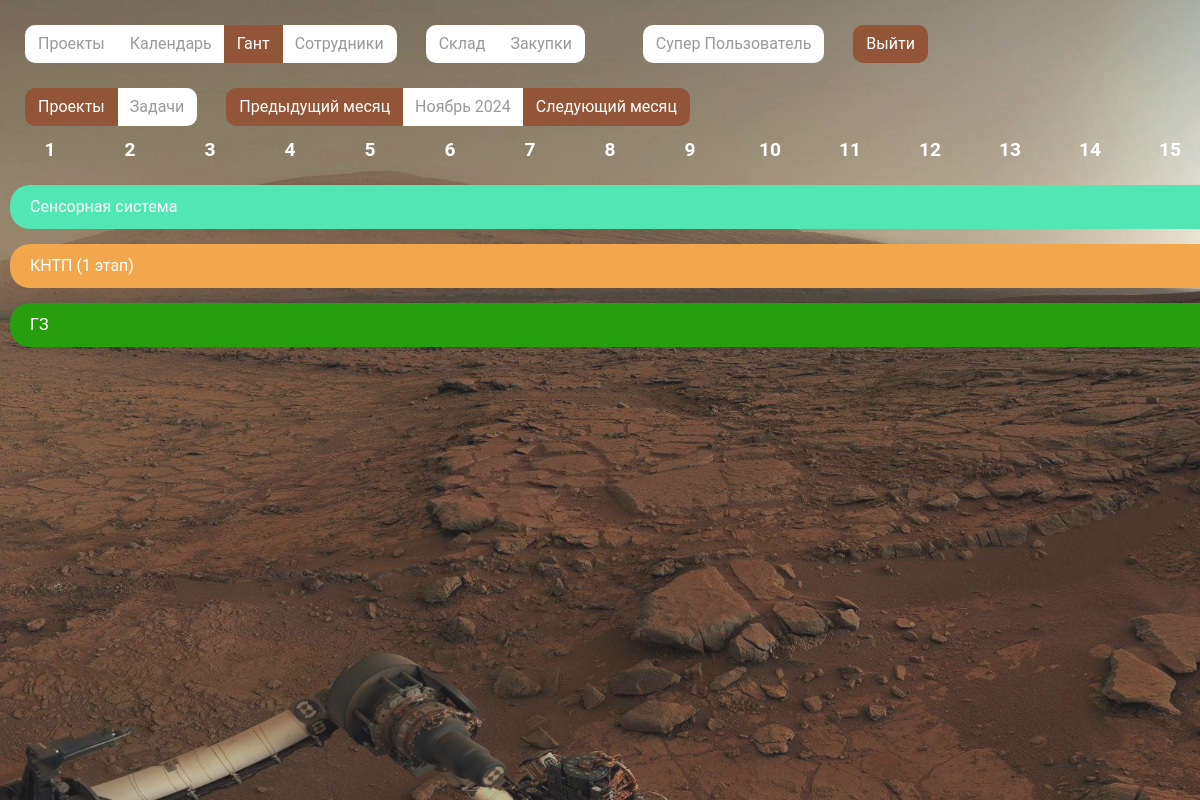
/gantt/ (signed in), run on the app's committed database.
### crm/models.py (models this page shows, shortened)
class Project(models.Model):
    class Meta:
        db_table = "projects"
        verbose_name = "Проект"
        verbose_name_plural = "Проекты"
    title = models.CharField(verbose_name="Название", max_length=500)
    description = models.TextField(verbose_name="Описание", blank=True)
    date_add = models.DateField(verbose_name="Дата начала")
    deadline = models.DateField(verbose_name="Дата сдачи", blank=True)
    is_done = models.BooleanField(verbose_name="Выполнено")

### crm/views.py (the view, shortened to what this page needs)
# urls.py: path('gantt/', gantt, name='gantt'),
def gantt(request):
    user_info = {
        "AddLab": request.user.groups.filter(name='AddLab').exists() if request.user.is_authenticated else False,
        "CaramLab": request.user.groups.filter(name='Ceramist').exists() if request.user.is_authenticated else False,
        "PurS": request.user.groups.filter(name='purchasing_specialist').exists() if request.user.is_authenticated else False,
    }
    global range_lvl
    global lvl
    range_lvl = request.GET.get("range", range_lvl)
    lvl = request.GET.get("lvl", lvl)
    column_names= [i for i in range(1, 32)]
    button_state = {"projects": "", "tasks": ""}
    button_state[lvl] = "active"
    current_date = datetime.datetime.now()
    current_year = int(request.GET.get("year", current_date.year))
    current_month = int(request.GET.get("month", current_date.month))
    month_start = f"1.{current_month}.{current_year}"
    month_name = [
        "Январь", "Февраль", "Март", "Апрель", "Май", "Июнь", "Июль", "Август", "Сентябрь", "Октябрь", "Ноябрь", "Декабрь"
    ]
    date_active = {"year": current_year, "month": current_month, "month_name": month_name[current_month-1]}
    if current_month != 12:
        month_end = f"1.{current_month+1}.{current_year}"
    else:
        month_end = f"1.1.{current_year+1}"
    month_start = datetime.datetime.strptime(month_start, '%d.%m.%Y')
    month_end = datetime.datetime.strptime(month_end, '%d.%m.%Y')
    line_inf = []
    if lvl == "projects":
        projects_inf = Project.objects.filter(deadline__gte=month_start, date_add__lte=month_end, is_done=False)
        for i in projects_inf:
            second_layer = []
            get_tasks = Task.objects.filter(deadline__gte=month_start, date_add__lte=month_end, main_project_id=i, is_done=False)
            first_layer = {
                "title": i.title,
                "hint": f"с {i.date_add.strftime('%d.%m.%Y')} по {i.deadline.strftime('%d.%m.%Y')}",
                "start_tag": "1" if i.date_add.month < current_month or i.deadline.year < current_year else i.date_add.day,
                "end_tag": "31" if i.deadline.month > current_month or i.deadline.year > current_year else i.deadline.day
            }
            line_inf.append({"color": generate_random_hex(),
                             "first_layer": first_layer,
                             "second_layer": second_layer})
    nav_state = {"projects": "",
                 "hant": "active",
                 "calendar": "",
                 "employees": "",
                 "warehouse": "",
                 "purchase":  ""
                 }
    data = {
        "nav": nav_state,
        "b_s": button_state,
        "c_n": column_names,
        "infos": line_inf,
        "date_active": date_active,
        "user_info": user_info,
    }
    return render(request, 'gantt.html', data)

### crm/views.py (called while the page is built)
def generate_random_hex():
    random_number = random.randrange(0, 16777215)
    hex_number = hex(random_number)[2:]
    res_hex = ['0', '0', '0', '0', '0', '0']
    for i in range(-1, -1*len(hex_number)-1, -1):
        res_hex[i] = hex_number[i]
    res_hex = '#' + ''.join(res_hex)
    return res_hex

### templates/gantt.html (shortened to what this page needs)
{% extends "base.html" %} {% block content %}
<br>
<div class="btn-group" role="group" aria-label="Basic example">
  <a href="{% url "gantt" %}?lvl=projects" type="button" class="btn btn-custom {{b_s.projects}}">Проекты</a>
  <a href="{% url "gantt" %}?lvl=tasks" type="button" class="btn btn-custom {{b_s.tasks}}">Задачи</a>
</div>
<div class="btn-group" role="group" aria-label="Basic example">
  {% if  date_active.month > 1%}
  <a class="btn btn-custom active" href="{% url "gantt" %}?year={{date_active.year}}&month={{date_active.month|add:-1}}">Предыдущий месяц</a>
  {% else %}
  <a class="btn btn-custom active" href="{% url "gantt" %}?year={{date_active.year|add:-1}}&month={{12}}">Предыдущий месяц</a>
  {% endif %}
  <a class="btn btn-custom">{{date_active.month_name}} {{date_active.year}}</a>
  {% if  date_active.month < 12%}
  <a class="btn btn-custom active" href="{% url "gantt" %}?year={{date_active.year}}&month={{date_active.month|add:1}}">Следующий месяц</a>
  {% else %}
  <a class="btn btn-custom active" href="{% url "gantt" %}?year={{date_active.year|add:1}}&month={{1}}">Следующий месяц</a>
  {% endif %}
</div>
<section class="slider">
<div class="chart-wrapper">
    <ul class="chart-values">
      {% for name in c_n %}
      <li>{{name}}</li>
      {% endfor %}
    </ul>
    <ul class="chart-bars">
      {% for line in infos %}
      <li
        class="gantinf"
        data-tooltip="{{line.first_layer.hint}}"
        data-duration="{{line.first_layer.start_tag}}-{{line.first_layer.end_tag}}"
        data-color="{{line.color}}"
      >
        {{line.first_layer.title}}
      </li>
      {% endfor %}
    </ul>
  </div>
</div>
  {% endblock content %}

### templates/inc/_nav.html (shortened to what this page needs)
<div class="container mt-0 mr-0 ml-0" style="padding: 0">
  {% if user_info.AddLab %}
  <div class="btn-group" role="group" aria-label="Basic example">
    <a href="{% url "projects" %}" type="button" class="btn btn-custom {{nav.projects}}">Проекты</a>
    <a href="{% url "calendar" %}" type="button" class="btn btn-custom {{nav.calendar}}">Календарь</a>
    <a href="{% url "gantt" %}" type="button" class="btn btn-custom {{nav.hant}}">Гант</a>
    <a href="{% url "staff" %}" type="button" class="btn btn-custom {{nav.employees}}">Сотрудники</a>
  </div>
  <div class="btn-group" role="group" aria-label="Basic example">
    <a href="{% url "warehouse" %}" type="button" class="btn btn-custom {{nav.warehouse}}">Склад</a>
    <a href="{% url "purchase" "purchase"%}" type="button" class="btn btn-custom {{nav.purchase}}">Закупки</a>
  </div>
  {% endif %}
  {% if user.is_authenticated %}
  <div class="btn-group" role="group" aria-label="Basic example">
  <a class="btn btn-custom">{{ user.first_name }} {{ user.last_name }} </a>
  </div>
  {% endif %}
  <div class="btn-group" role="group" aria-label="Basic example">
  {% if user.is_authenticated %}
  <form method="post" action="{% url 'logout' %}">
    <button type="submit" class="btn btn-custom active">Выйти</button>
  </form>
  {% else %}
  <form method="post" action="{% url 'login' %}">
    {% csrf_token %}
    <button type="submit" class="btn btn-custom active">Войти</button>
  </form>
  {% endif %}
</div>

### add_crm/static/css/main.css (style rules this page uses)
* { box-sizing: border-box; font-family: 'Roboto', sans-serif; list-style: none; margin: 0; outline: none; padding: 0; }
body { margin: 0; padding: 0; overflow-y: scroll; visibility: hidden; }
a { color: #000000; }
.btn-custom { border-radius: 10px; }
.btn-custom.active { background-color: #925537; color: white; }
.btn-custom:not(.active) { background-color: white; color: #50505095; }
.container, .container-md, .container-sm { max-width: 1512px; }
.btn-group { margin-left: 25px; margin-top: 25px; }
.slider { min-height: 268px; }
.slider { display: flex }
.slider { overflow-x: auto; }
.containereg:before, .container:after { content: ""; display: block; clear: both; }
:root { --white: #fff; --divider: lightgrey; --body: #f5f7f8; }
.chart-wrapper { width: 100%; padding: 0 10px; margin: 10px auto; }
.chart-wrapper .chart-values { position: relative; display: flex; margin-bottom: 20px; font-weight: bold; font-size: 1.2rem; color: #FFF; }
.chart-wrapper .chart-values li { flex: 1; min-width: 80px; text-align: center; }
.chart-wrapper .chart-values li:not(:last-child) { position: relative; }
.chart-wrapper .chart-values li:not(:last-child)::before { content: ''; position: absolute; right: 0; height: 500px; }
.chart-wrapper .chart-bars li { position: relative; color: var(--white); margin-bottom: 15px; font-size: 16px; border-radius: 20px; padding: 10px 20px; width: 0; opacity: 0; transition: all 0.65s linear 0.2s; }
.gantinf::before { content: attr(data-tooltip); position: absolute; background: rgba(0, 0, 0, 0.8); color: #fff; padding: 5px 10px; border-radius: 5px; bottom: 150%; left: 50%; transform: translateX(-50%); opacity: 0; transition: opacity 0.3s; pointer-events: none; }

### data on the page
Project: first_layer "Сенсорная система"
Project: first_layer "КНТП (1 этап)"
Project: first_layer "ГЗ"

### other printed values
{{ user.first_name }} "Супер"
{{ user.last_name }} "Пользователь"
{{ date_active.month_name }} "Ноябрь"
{{ date_active.year }} "2024"
{{ name }} "1" "2" "3" "4" "5" "6" "7" "8" "9" "10" "11" "12" "13" "14" "15"
